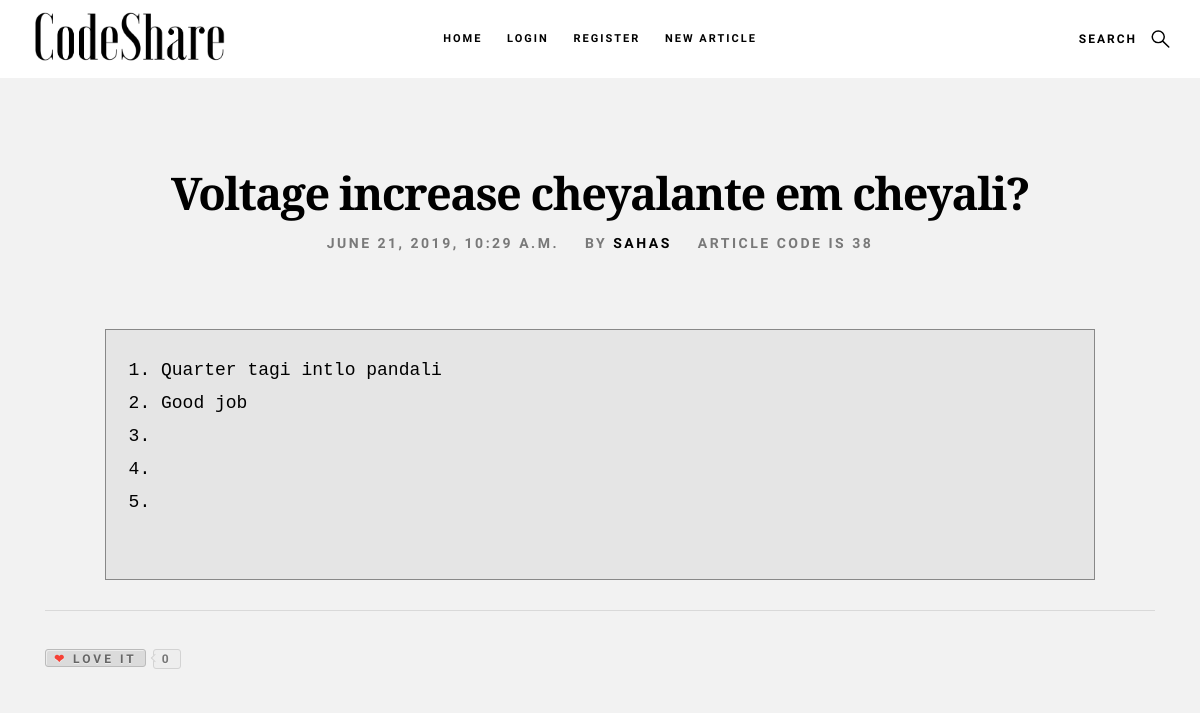
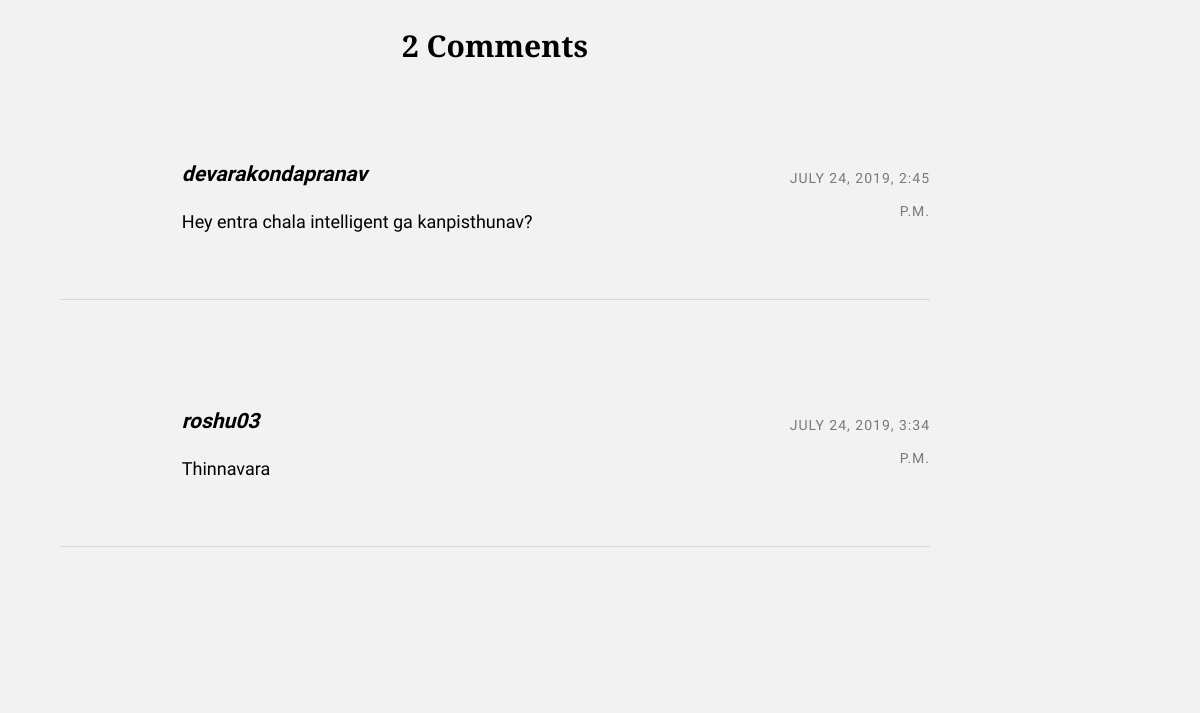
The page /snippets/38/ on the database as committed earlier (2 pictures, top to bottom).
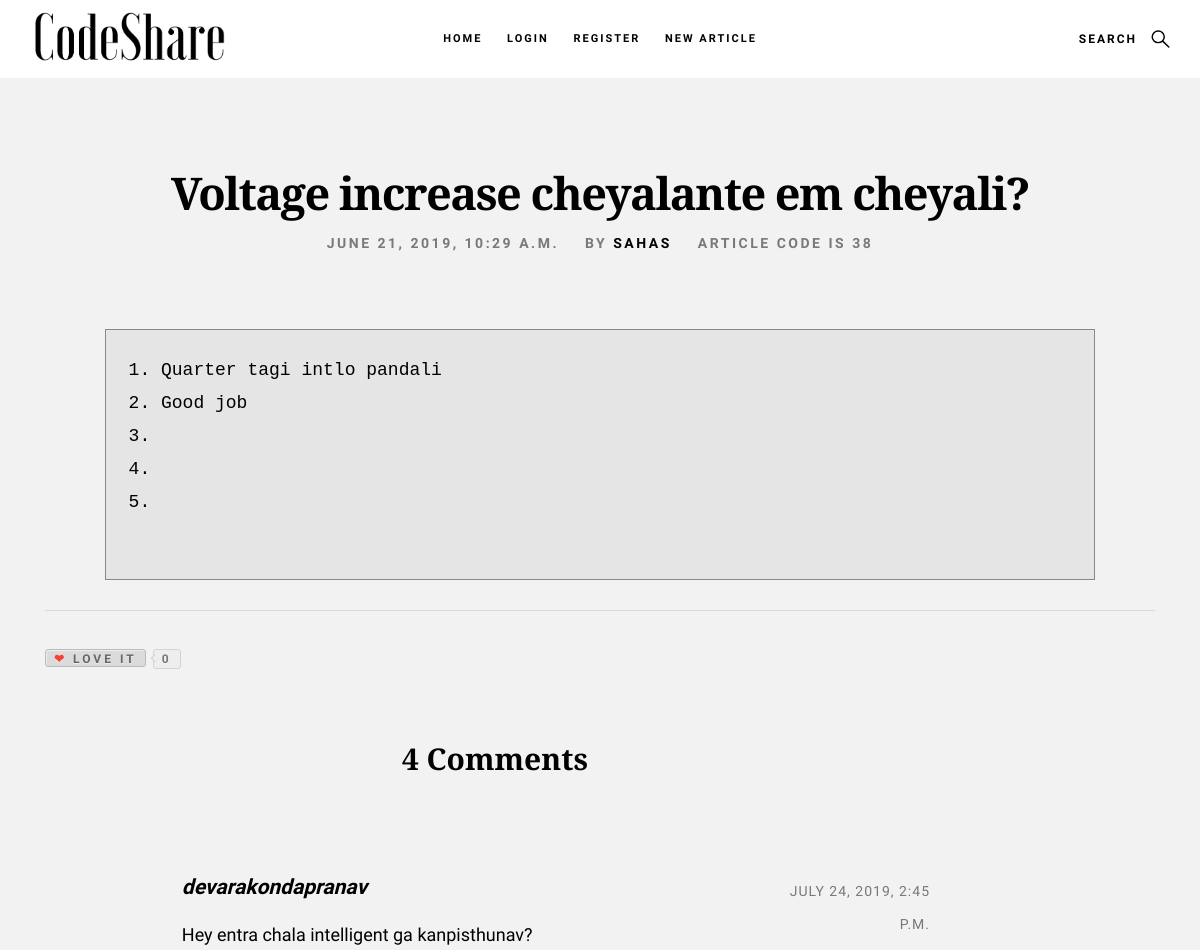
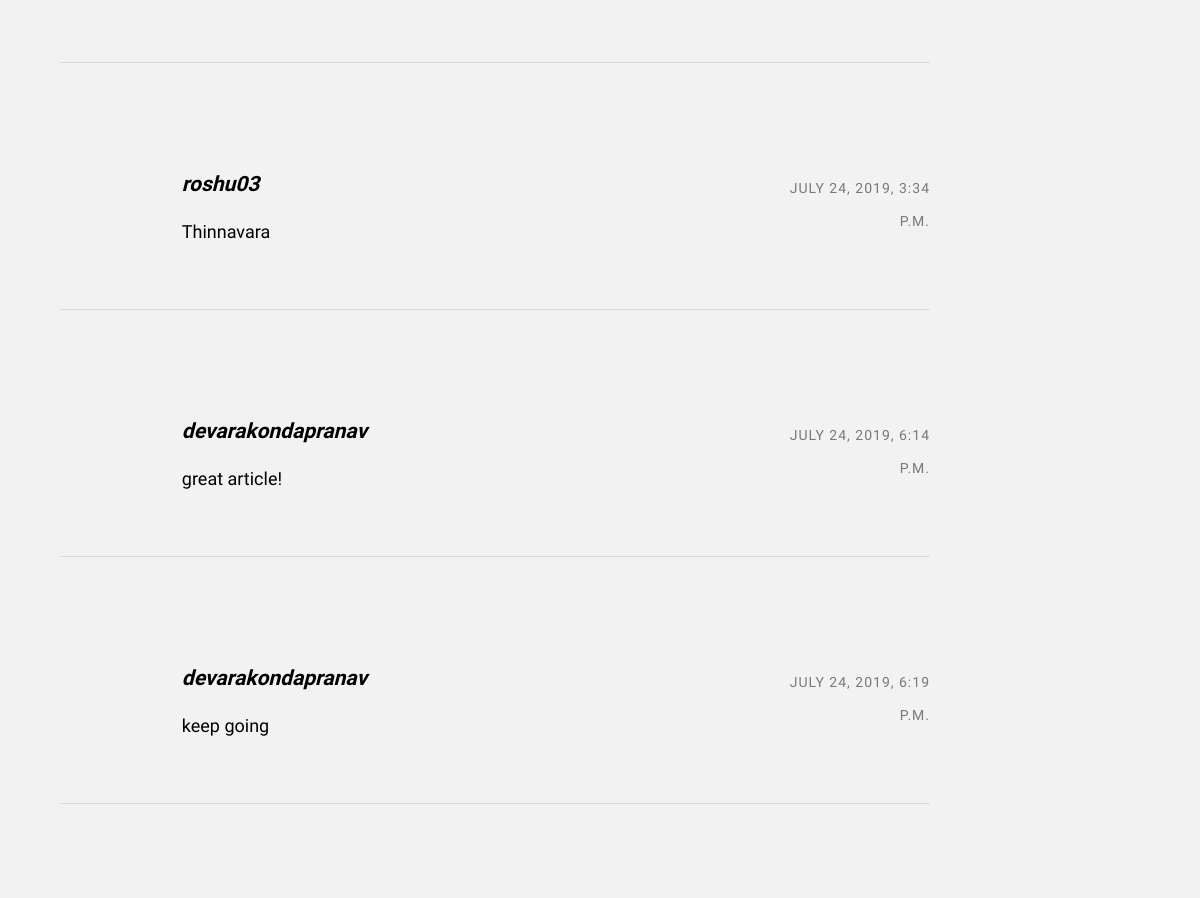
The same page on the database as committed later (2 pictures, top to bottom).
### snippets/models.py (models this page shows, shortened)
class Comment(models.Model):
	comment_text = models.TextField()
	commentor = models.CharField(max_length=200)
	post_date = models.DateTimeField('date posted')
	code = models.ForeignKey("Code", on_delete=models.CASCADE)

### snippets/views.py (the view, shortened to what this page needs)
# urls.py: path('<int:code_id>/', views.viewCode, name = 'viewCode'),
def viewCode(request, code_id):
	if(Code.objects.filter(id=code_id)):
		a = Code.objects.get(pk=code_id)
		comments = Comment.objects.filter(code=a)
		l = len(comments)
		s = ""
		like_bool = 0
		if(True):
			context = {"code_object": a, "comments":comments, "comments_length":l}
			context["like_bool"] = like_bool
			return render(request, 'snippets/codeView.html', context)
		else:
			return None
	else:
		context = {"errorMessage" : "Invalid article code 😢"}
		return render(request, 'snippets/errorPage.html', context)

### snippets/templates/snippets/codeView.html (shortened to what this page needs)
{% extends "snippets/base1.html" %}
{% load static %}
{% block content %}
    <div class="container">
	<article class="row entry format-standard">
            <div class="entry__header col-full">
                <h1 class="entry__header-title display-1">
                    {{code_object.title}}
                </h1>
                <ul class="entry__header-meta">
                    <li class="date">{{code_object.pub_date}}</li>
                    <li class="byline">
                        By
                        <a href="/snippets/profile/{{code_object.author}}">{{code_object.author}}</a>
                    </li>
                    <li class="date">Article code is {{code_object.id}}</li>
                </ul>
            </div>
            <div class="col-full entry__main">
            	<pre class="prettyprint linenums">
            	</pre>
            </div>
            <hr>
                <p>
                  {% if like_bool == 0 %}
                      <a href="#" title="Love it" class="btn btn-counter" data-count="{{code_object.likes}}"><span>&#x2764;</span> Love it</a>
                    </p>
                 {% else %}
                      <a href="#" title="Love it" class="btn btn-counter active" data-count="{{code_object.likes}}"><span>&#x2764;</span> Love it</a>
                {% endif %}
	</article>
</div>
{% endblock %}
{% block comment_section %}
<div class="comments-wrap">
            <div id="comments" class="row">
                <div class="col-full">
                    {% if comments_length == 0 %}
                        <label style='font-family: "Libre Baskerville" '>No comments as of now. Add one in appreciation of the author 🙃</label>
                    {% else %}
                        {% if comments_length == 1 %}
                            <h3 class="h2">1 Comment</h3>
                        {% else %}
                            <h3 class="h2">{{comments_length}} Comments</h3>
                        {% endif %}
                    {% endif %}
                    <ol class="commentlist">
                        {% for comment in comments %}
                        <li class="depth-1 comment">
                            <div class="comment__content">
                                <div class="comment__info">
                                    <h4><cite style="color: black">{{ comment.commentor}}</cite></h4>
                                    <div class="comment__meta">
                                        <time class="comment__time">{{comment.post_date}}</time>
                                    </div>
                                </div>
                                <div class="comment__text">
                                <p style="color:black">{{comment.comment_text}}</p>
                                </div>
                            </div>
                        </li>
                        <hr>
                        {% endfor %}
                    </ol>
                </div>
            </div>
        </div>
{% endblock %}

Rows that differ between the two databases and show on the page:
added Comment: commentor "devarakondapranav", post_date "JULY 24, 2019, 6:14 P.M.", comment_text "great article!"
added Comment: commentor "devarakondapranav", post_date "JULY 24, 2019, 6:19 P.M.", comment_text "keep going"
Other text that changed with them:
{{ comments_length }}: "2" → "4"
